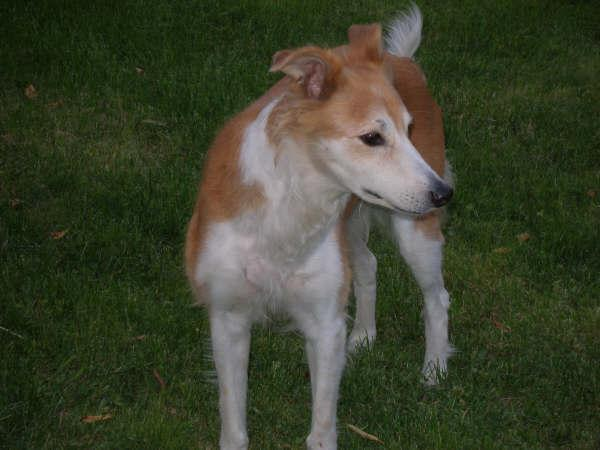
%> input picture 1/Dog.jpg, 600 x 450 px
$ octave task1_format_conversion.m   (GNU Octave 9; MATLAB toolbox functions it lacks are replaced by stand-ins)
%> lines starting %> are read from the running program, lines starting %| are printed output that depends on the picture; in (x1, y1, x2, y2) boxes, pixels count from 0 and x2, y2 are one past the last pixel; in counts of white or black regions, pixels touching at a corner belong together; the program's own positions count from 1
clear all

% Read RGB Image
RGB = imread('Dog.jpg');
%> RGB is the input picture: size 450x600x3 uint8; mean R, G, B 59.2, 65.3, 44.4
%figure, imshow(RGB);

% Convert to Grayscale
gray = rgb2gray(RGB);
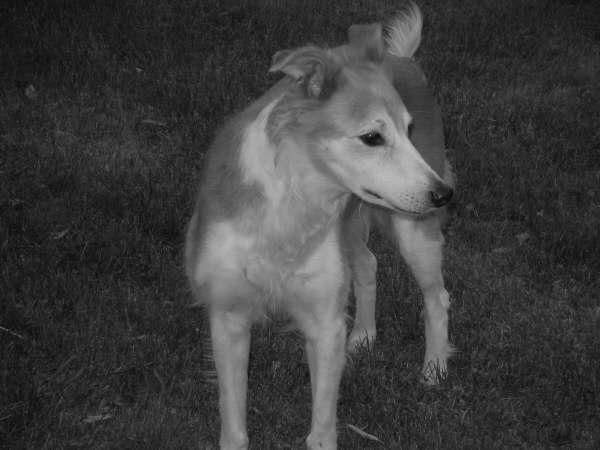
%> gray: size 450x600 uint8; min 5, max 193, mean 61
%figure, imshow(grey);

% Convert to HSV
HSV = rgb2hsv(RGB);
%> HSV: size 450x600x3 double; mean H, S, V 0.268, 0.463, 0.27

% Convert to Binary
binary = imbinarize(gray, 0.35);
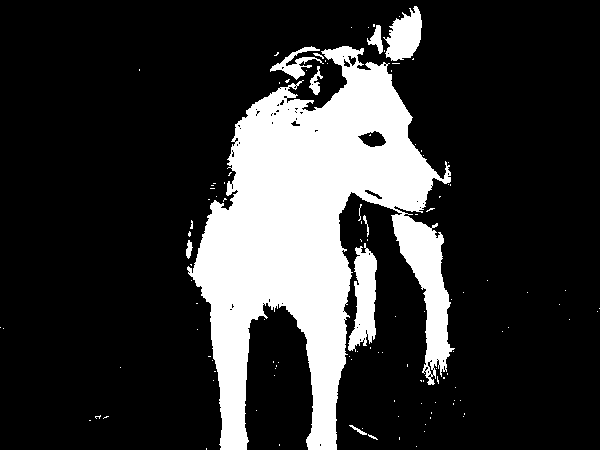
%> binary: size 450x600 logical; 20.3% white; 117 white regions (105 under 20 px), largest, box (x1, y1, x2, y2) and area: (187, 46, 455, 450) 49995, (348, 243, 377, 352) 1930, (383, 6, 422, 61) 1321
figure, imshow(binary);

% Convert to YCbCr
YCbCr = rgb2ycbcr(RGB);
%> YCbCr: size 450x600x3 uint8; mean of channels 1, 2, 3 68.4, 119.8, 126.7

% Adjust Contrast of Grayscale Image
adjustedGray = imadjust(gray);
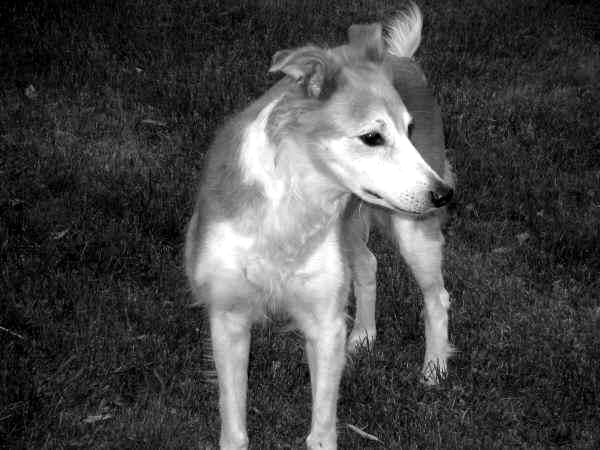
%> adjustedGray: size 450x600 uint8; min 0, max 255, mean 69.8

% Edge Detection on Grayscale Image
edgessobel = edge(gray, 'sobel');
%> edgessobel: size 450x600 logical; 2.6% white in thin lines or dots
edgescanny = edge(gray, 'canny');
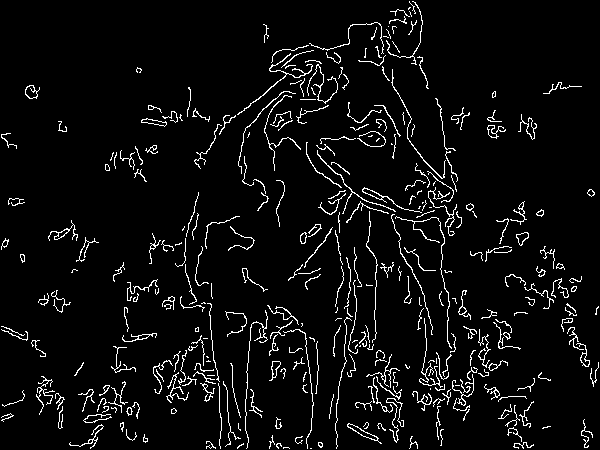
%> edgescanny: size 450x600 logical; 5.2% white in thin lines or dots
edgesprewitt = edge(gray, 'prewitt');
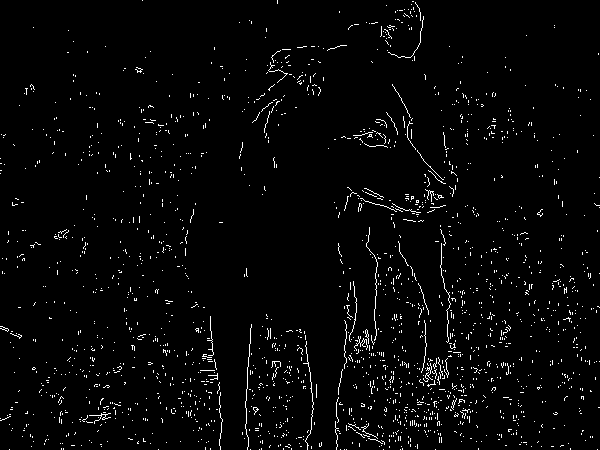
%> edgesprewitt: size 450x600 logical; 2.6% white in thin lines or dots
edgesroberts = edge(gray, 'roberts');
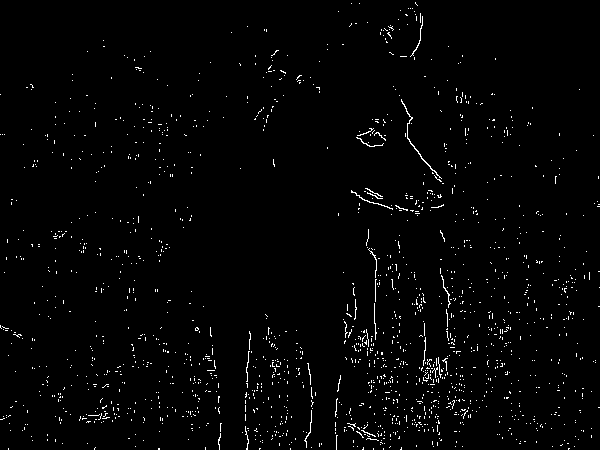
%> edgesroberts: size 450x600 logical; 1.7% white in thin lines or dots
edgeslog = edge(gray, 'log');
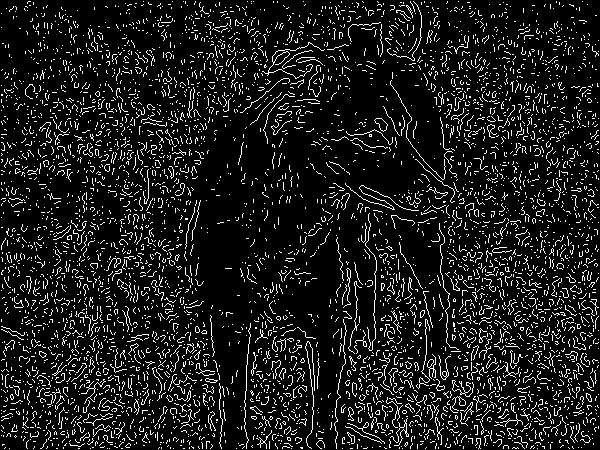
%> edgeslog: size 450x600 logical; 10.8% white in thin lines or dots


figure, imshow (YCbCr);
figure, imshow (adjustedGray);
figure, imshow (edgessobel);
figure, imshow (edgescanny);
figure, imshow (edgesprewitt);
figure, imshow (edgesroberts);
figure, imshow (edgeslog);
